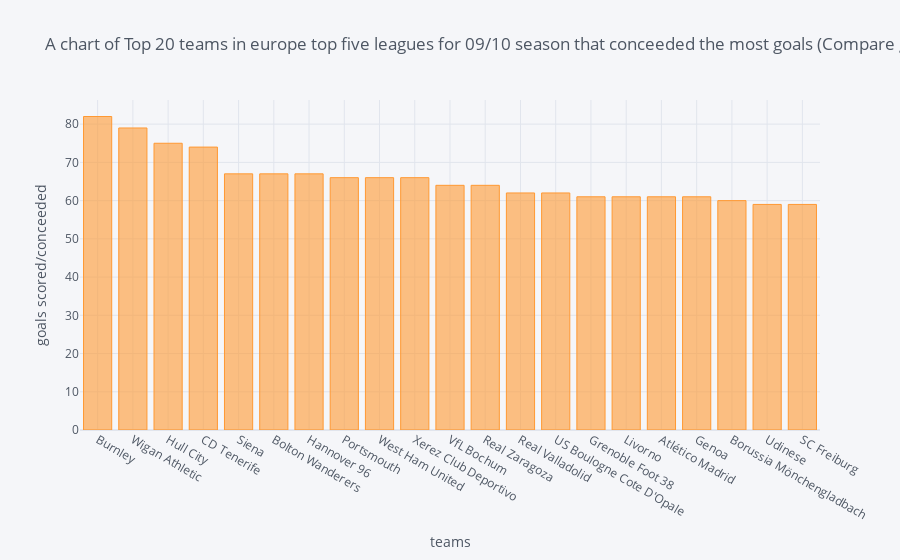

Here is the notebook cell this chart was saved with:
### Code cell
teams_with_most_goals_conceeded_09_10 = top_20_team_conceeding_most_goals_09_10[["A","team_name"]].set_index("team_name")


teams_with_most_goals_conceeded_09_10.iplot(kind='bar', xTitle='teams',
                  yTitle='goals scored/conceeded', title='A chart of Top 20 teams in europe top five leagues for 09/10 season that conceeded the most goals (Compare goals scored vs goals conceded')

### Figure 1 — Plotly figure (JSON) as saved in the notebook; plotly's stock layout.template omitted (floating-point values rounded to 4 significant figures)
{"data": [{"marker": {"color": "rgba(255, 153, 51, 0.6)", "line": {"color": "rgba(255, 153, 51, 1.0)", "width": 1}}, "name": "A", "orientation": "v", "text": "", "type": "bar", "x": ["Burnley", "Wigan Athletic", "Hull City", "CD Tenerife", "Siena", "Bolton Wanderers", "Hannover 96", "Portsmouth", "West Ham United", "Xerez Club Deportivo", "VfL Bochum", "Real Zaragoza", "Real Valladolid", "US Boulogne Cote D'Opale", "Grenoble Foot 38", "Livorno", "Atlético Madrid", "Genoa", "Borussia Mönchengladbach", "Udinese", "SC Freiburg"], "y": [82, 79, 75, 74, 67, 67, 67, 66, 66, 66, 64, 64, 62, 62, 61, 61, 61, 61, 60, 59, 59]}], "layout": {"legend": {"bgcolor": "#F5F6F9", "font": {"color": "#4D5663"}}, "paper_bgcolor": "#F5F6F9", "plot_bgcolor": "#F5F6F9", "title": {"font": {"color": "#4D5663"}, "text": "A chart of Top 20 teams in europe top five leagues for 09/10 season that conceeded the most goals (Compare goals scored vs goals conceded"}, "xaxis": {"gridcolor": "#E1E5ED", "showgrid": true, "tickfont": {"color": "#4D5663"}, "title": {"font": {"color": "#4D5663"}, "text": "teams"}, "zerolinecolor": "#E1E5ED"}, "yaxis": {"gridcolor": "#E1E5ED", "showgrid": true, "tickfont": {"color": "#4D5663"}, "title": {"font": {"color": "#4D5663"}, "text": "goals scored/conceeded"}, "zerolinecolor": "#E1E5ED"}}}
